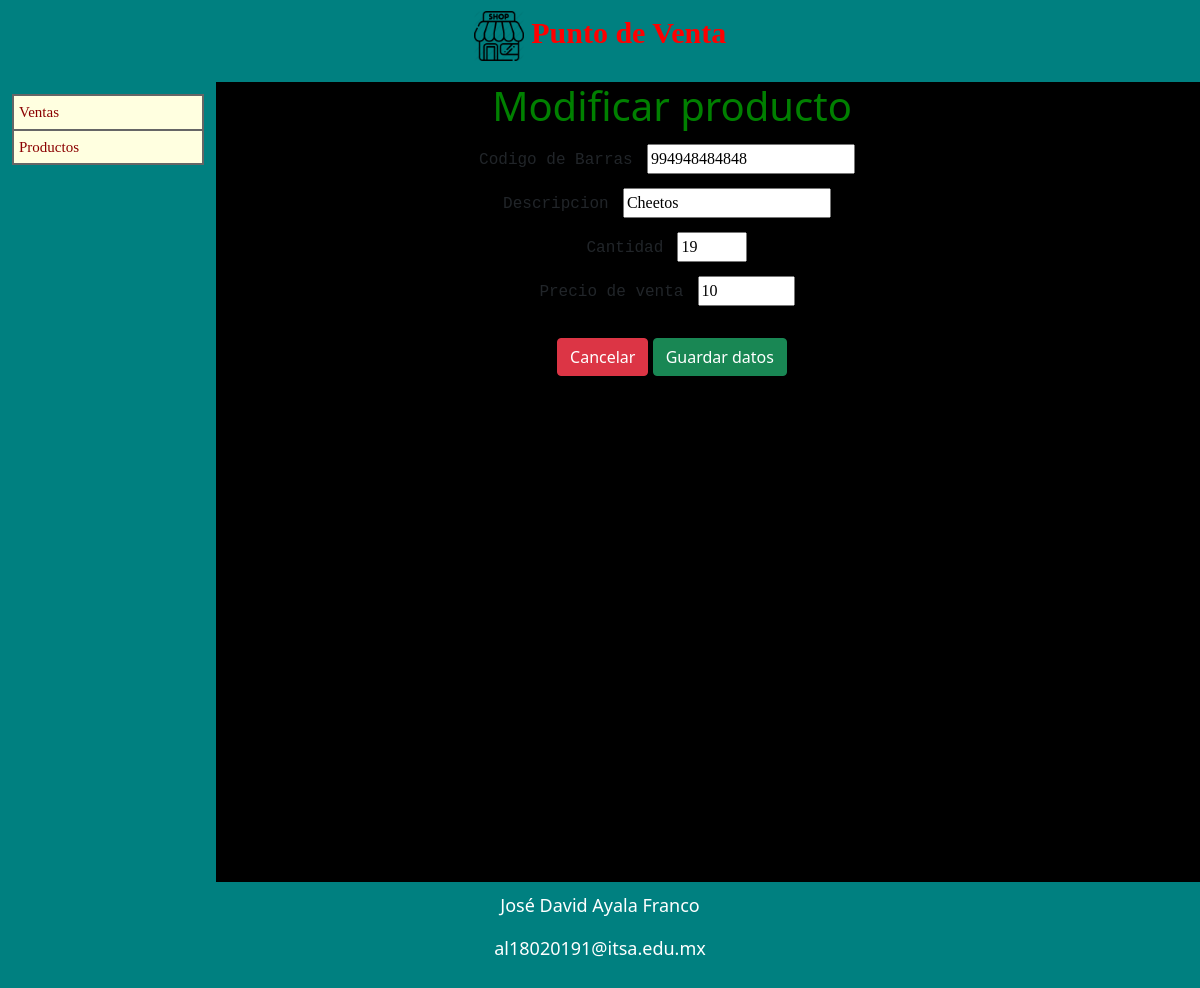
Page /modificar.php?codigo_barras=994948484848 on the committed database.
### tables this page shows
CREATE TABLE `productos` (
  `id_producto` int NOT NULL,
  `codigo_barras` varchar(12) NOT NULL,
  `descripcion` varchar(30) NOT NULL,
  `cantidad` int NOT NULL DEFAULT '0',
  `precio_venta` double NOT NULL,
  `fecha_modificacion` datetime NOT NULL
);

### modificar.php (the view, shortened to what this page needs)
<?php
require_once 'conexion.php';
$codigo_barras = $_GET["codigo_barras"];
$sql = "SELECT * FROM productos WHERE codigo_barras = '$codigo_barras'";
$resultado = $db->query($sql);
while ($registro = $resultado->fetch_array()) {
    $descripcion = $registro["descripcion"];
    $cantidad = $registro["cantidad"];
    $precio_venta = $registro["precio_venta"];
}
?>
<html>
    <head>
        <link href="https://cdn.jsdelivr.net/npm/bootstrap@5.0.0-beta3/dist/css/bootstrap.min.css" rel="stylesheet">
        <link rel="stylesheet" type="text/css" href="estilos/estilo.css" media="screen" />
    </head>
    <body>
        <div class="encabezado">
        </div>
        <div class="menu">
        </div>
        <div class="contenido">
            <h1>Modificar producto</h1>
            <form action="modificar_bd.php" >
                <label>Codigo de Barras</label>
                <input type="text" name="codigo_barras" autofocus="autofocus"
                       required="required" pattern="[0-9]{12}" minlength="12" maxlength="12"
                       placeholder="Introduce la el codigo de barras" title="Deben ser 12 n&uacute;meros."
                       readonly="" value="<?php echo $codigo_barras; ?>" />
                <br/>
                <label>Descripcion</label>
                <input type="text" name="descripcion" required="required"
                       pattern="[a-zA-Z0-9.ñ ]*" minlength="1" maxlength="30"
                       placeholder="Introduce el nombre" title="Deben ser solo caracteres de la A a la Z."
                       value="<?php echo $descripcion; ?>" />
                <br/>
                <label>Cantidad</label>
                <input type="number" name="cantidad" min="1" max="300"
                       placeholder="Introduce la cantidad de productos"
                       title="Deben ser entre 1 y 300." required="required"
                       value="<?php echo $cantidad; ?>" />
                <br/>
                <label>Precio de venta</label>
                <input type="number" name="precio_venta" step=0.01 min="1" max="300"
                       placeholder="Introduce el precio de venta"
                       title="Deben ser entre 1 y 300." required="required"
                       value="<?php echo $precio_venta; ?>" />
                <br/><br/>
                <button type="button" class="btn btn-danger"  onclick="location.href = 'index_productos.php'" name="cancelar">Cancelar</button>
                <button type="submit" class="btn btn-success"   <button type="button" class="btn btn-success">Guardar datos</button>
            </form>
        </div>
        <div class="pie">
        </div>
    </body>
</html>

### estilos/estilo.css (style rules this page uses)
body { background-color: black; }
h1 { color: green; }
label { font-family: monospace; margin-top: 10px; margin-bottom: 10px; margin-right: 10px; }
.encabezado { background: teal; color: red; font-family: fantasy; font-size: 30px; font-weight: bolder; text-align: center; padding-bottom: 5px; padding-top: 10px; padding-left: 5px; padding-right: 5px; }
.menu { background-color: teal; width: 18%; height: 100%; float:left; padding: 1% 1% 1% 1%; }
.contenido { background-color: black; height: 100%; width: 76%; float:left; text-align: center; padding: 0% 2% 2% 2%; }
.pie { clear: left; background-color: teal; color: white; font-family: unset; font-size: 18px; text-align: center; padding-bottom: 10px; padding-top: 10px; padding-left: 10px; padding-right: 10px; }
ul.menu_principal { width: 100%; list-style: none; margin: 0; padding: 0; font-family: var; font-size: 15px; border: 1px solid #666; }
ul.menu_principal li { background: lightyellow; border: 1px solid #666; }
ul.menu_principal li a { text-decoration: none; color: darkred; display: block; padding: 5px 5px 5px 5px; }
input { font-family: cursive; font-size: 16px; height: 30px; margin-top: 5px; margin-bottom: 5px; margin-right: 10px; }

### rows in the picture
productos: descripcion "Cheetos", cantidad "19", precio_venta "10"
